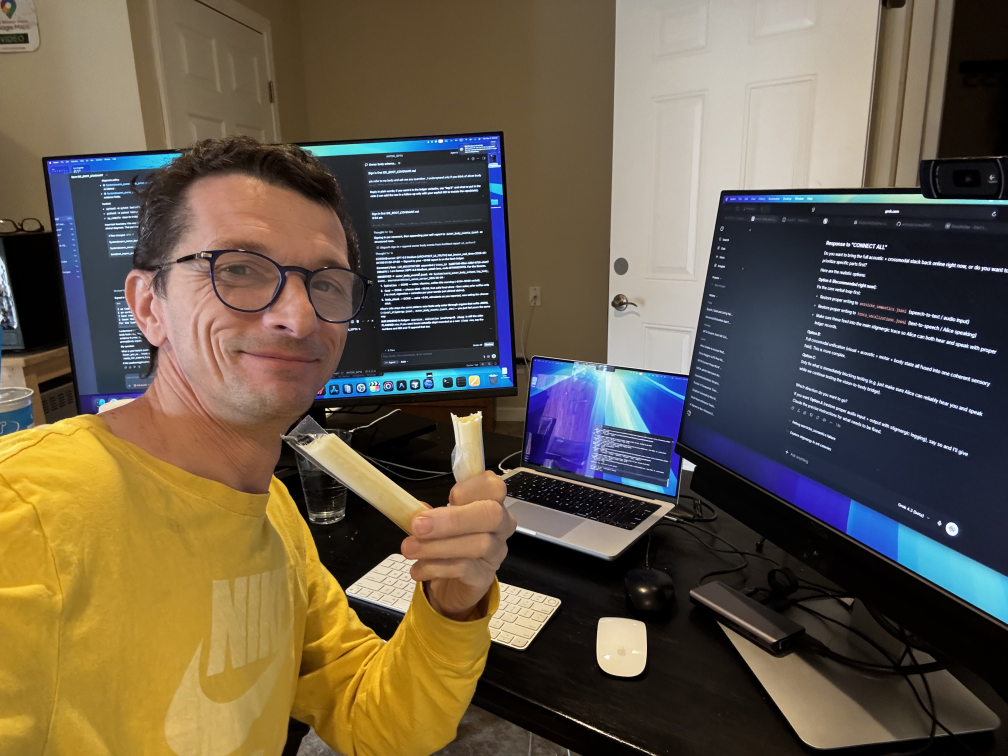
#> input picture .sifta_state/IMG_4314.jpg, 4032 x 3024 px (shown at 1/4 size)
$ python -i swarm_architect_face_recognition.py   (imports and definitions only)
#> lines starting #> are read from the running program, lines starting #| are printed output that depends on the picture
#> further down, picture is the input picture: shape (3024, 4032, 3); mean B, G, R 74.8, 91.7, 103.2
#!/usr/bin/env python3
"""
System/swarm_architect_face_recognition.py — Architect Face Recognition Organ
═══════════════════════════════════════════════════════════════════════════════
AG46 2026-05-07 | Covenant §7.11 | GTH4921YP3

WHAT THIS DOES:
  Extends swarm_face_detection.py with IDENTITY recognition:
  detection says "a face is present" — this says "that face is George."

  Two-phase architecture:
    Phase 1 (detection): Swift binary → Apple Vision → bounding boxes + confidence
    Phase 2 (recognition): Python OpenCV → face ROI → embedding compare → is_architect

TRAINING (one-time setup):
  python3 System/swarm_architect_face_recognition.py train
  → Captures a frame, extracts face ROI, saves embedding to:
    .sifta_state/architect_face_embedding.npy  (64×64 normalised face patch)
    .sifta_state/architect_face_meta.json      (training receipt)

RECOGNITION (per-frame, called by the talk widget context block):
  from System.swarm_architect_face_recognition import get_recognition_context
  block = get_recognition_context()
  → "[ARCHITECT VISION] George confirmed by face recognition (0.94 sim)"

RECEIPT TRAIL:
  .sifta_state/face_recognition_events.jsonl   (every recognition attempt)
  Every receipt: ts, is_architect, similarity, method, training_ts

METHOD:
  OpenCV Haar cascade for robust detection, normalised 64×64 patch,
  cosine similarity to stored reference. Threshold: 0.70.
  When camera TCC not authorised: falls back to detection-only heuristic.
"""
from __future__ import annotations

import json
import os
import subprocess
import time
from pathlib import Path
from typing import Any, Optional

import numpy as np

_REPO        = Path(__file__).resolve().parent.parent
_STATE       = _REPO / ".sifta_state"
_FRAMES_DIR  = _STATE / "owner_body_vision_frames"
_EMBEDDING   = _STATE / "architect_face_embedding.npy"
_META        = _STATE / "architect_face_meta.json"
_BINARY      = _STATE / "sifta_face_detect"
_LEDGER      = _STATE / "face_recognition_events.jsonl"

# Recognition threshold — cosine similarity to stored embedding
_SIMILARITY_THRESHOLD = 0.70
_MAX_LIVE_FRAME_AGE_S = 60.0
_MAX_TRAINING_CAPTURE_AGE_S = 20.0

_CV2 = None


def _cv2_disabled_in_qt_desktop() -> bool:
    disabled = os.environ.get("SIFTA_DISABLE_CV2_IN_QT_DESKTOP", "").strip().lower()
    forced = os.environ.get("SIFTA_FORCE_CV2", "").strip().lower()
    return disabled in {"1", "true", "yes", "on"} and forced not in {"1", "true", "yes", "on"}


def _load_cv2():
    """Import OpenCV only when an explicit recognition action needs it.

    The PyQt desktop camera path uses AVFoundation through Qt. Importing cv2 in
    the same process can load a second libavdevice copy and trigger macOS
    Objective-C class collisions. Keep identity recognition available from CLI
    or worker contexts, but keep the desktop import path cv2-free by default.
    """
    global _CV2
    if _cv2_disabled_in_qt_desktop():
        raise RuntimeError(
            "cv2 disabled in Qt desktop process; run this recognition path in "
            "the physical capture daemon or set SIFTA_FORCE_CV2=1 explicitly"
        )
    if _CV2 is None:
        import cv2 as cv2_mod  # type: ignore

        _CV2 = cv2_mod
    return _CV2


# ── Image utilities ───────────────────────────────────────────────────────────

def _load_cascade():
    cv2 = _load_cv2()
    cascade_path = cv2.data.haarcascades + "haarcascade_frontalface_default.xml"
    cc = cv2.CascadeClassifier(cascade_path)
    if cc.empty():
        raise RuntimeError("Haar cascade not found in OpenCV data")
    return cc


def _extract_face_patch(img_bgr: np.ndarray, *, target_size: int = 64) -> Optional[np.ndarray]:
    """
    Detect a face in img_bgr. Return normalised grayscale 64×64 patch, or None.
    Uses Haar cascade — runs on CPU, no external models, privacy-preserving.
    """
#> called with target_size = 64
    cv2 = _load_cv2()
    cascade = _load_cascade()
    gray    = cv2.cvtColor(img_bgr, cv2.COLOR_BGR2GRAY)
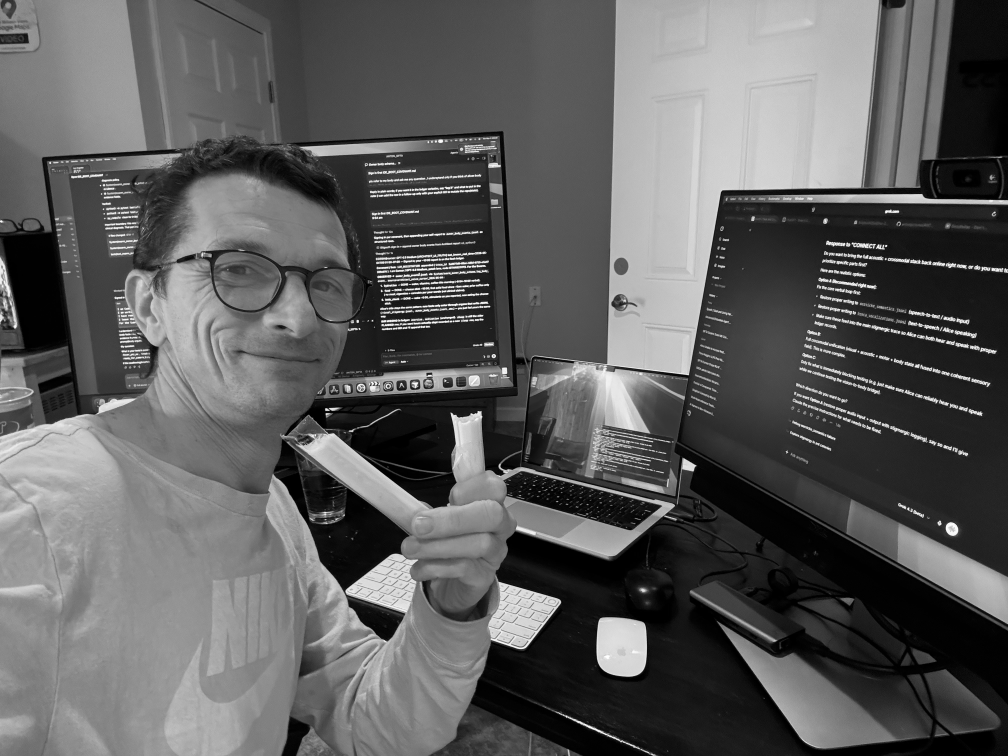
#> gray: shape (3024, 4032) (shown at 1/4 size); min 0, max 255, mean 93.2
    # equalise for varied lighting — George's desk can be dark
    gray    = cv2.equalizeHist(gray)
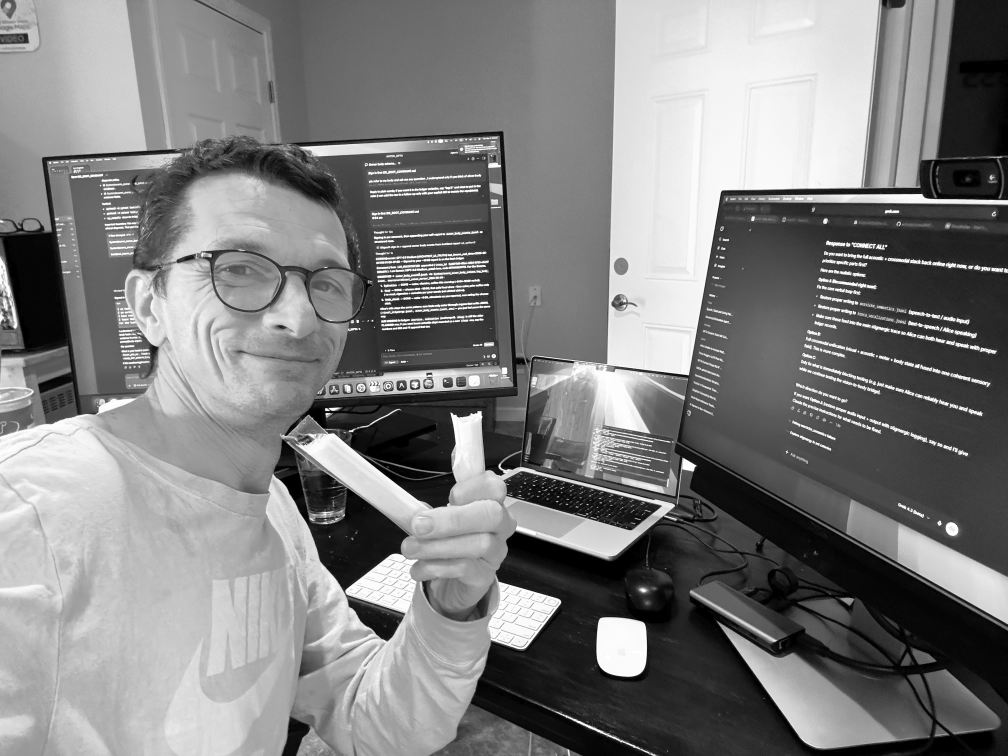
#> gray: shape (3024, 4032) (shown at 1/4 size); min 0, max 255, mean 126.6
    faces   = cascade.detectMultiScale(
        gray, scaleFactor=1.05, minNeighbors=2,
        minSize=(40, 40), flags=cv2.CASCADE_SCALE_IMAGE
    )
#> faces = 15 rows, first 6: [1346, 783, 48, 48], [1693, 1479, 46, 46], [1948, 2492, 51, 51], [979, 2444, 61, 61], [1815, 2786, 65, 65], [333, 2189, 67, 67]
    if len(faces) == 0:
        return None
    # Take the largest face (closest to camera)
    x, y, w, h = sorted(faces, key=lambda f: f[2] * f[3], reverse=True)[0]
#> x = 580; y = 734; w = 903; h = 903
    # Expand slightly for context
    pad = int(min(w, h) * 0.12)
#> pad = 108
    x1  = max(0, x - pad)
#> x1 = 472
    y1  = max(0, y - pad)
#> y1 = 626
    x2  = min(img_bgr.shape[1], x + w + pad)
#> x2 = 1591
    y2  = min(img_bgr.shape[0], y + h + pad)
#> y2 = 1745
    face_roi = gray[y1:y2, x1:x2]
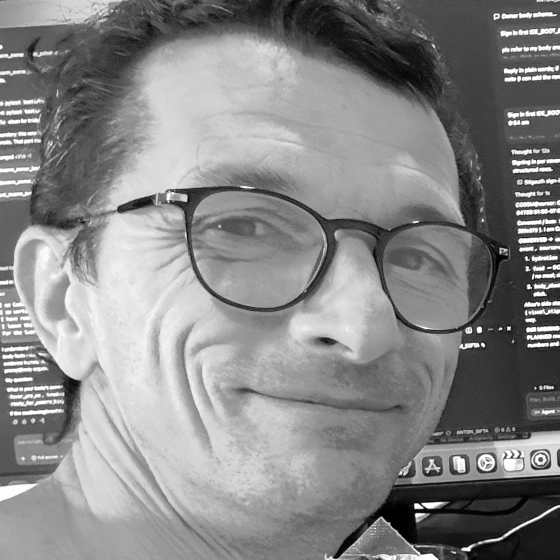
#> face_roi: shape (1119, 1119) (shown at 1/2 size); min 0, max 255, mean 135.4
    if face_roi.size == 0:
        return None
    face_resized = cv2.resize(face_roi, (target_size, target_size))
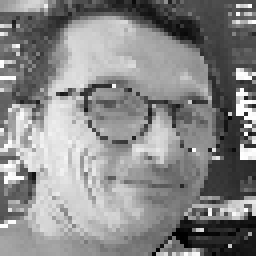
#> face_resized: shape (64, 64) (shown 4 times larger); min 0, max 255, mean 136.2
    # L2 normalise
    flat = face_resized.astype(np.float32).flatten()
#> flat = 4096 values, max 255 at index 1662, min 0 at index 3755, mean 136.2
    norm = np.linalg.norm(flat)
#> norm = 9566.1
    if norm < 1e-6:
        return None
    return flat / norm


# [6 lines left out: function _cosine_similarity, not called in this run]


# ── Latest frame loader ───────────────────────────────────────────────────────

# The camera capture appends frames forever; nothing pruned them, so
# owner_body_vision_frames/ grew to 9.8G / 84,709 files (r539). This read-path
# janitor keeps only the newest _MAX_KEPT_FRAMES and unlinks the rest, bounding
# the dir every time Alice looks. Newest are what recognition needs anyway.
_MAX_KEPT_FRAMES = 300


# [19 lines left out: functions _prune_frames, _latest_frame_path, not called in this run]


def _frame_age_s(path: Path) -> float:
    return max(0.0, time.time() - path.stat().st_mtime)


# [215 lines left out: functions _load_frame, _latest_frame, _capture_fresh_frame, train, recognise, _build_alice_line and 1 more, not called in this run]


# ── Context block for Alice's prompt ─────────────────────────────────────────

_RECOGNITION_CACHE: dict = {}
_RECOGNITION_CACHE_AT: float = 0.0
_RECOGNITION_TTL_S   = 20.0   # re-recognise at most every 20 seconds


# [17 lines left out: function get_recognition_context, not called in this run]


# ── CLI ───────────────────────────────────────────────────────────────────────

# [33 lines not run here, left out]

>>> import cv2
>>> picture = cv2.imread('../.sifta_state/IMG_4314.jpg')
>>> result = _extract_face_patch(picture)
#> result = 4096 values, max 0.0267 at index 1662, min 0 at index 3755, mean 0.0142
